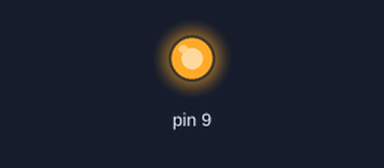
A sketch run on a simulated Arduino Uno, built with avr-gcc and run on an emulated ATmega328P. Parts: output pins drawn as LEDs (lit = HIGH).

Above: at 1.0 s.
At 3.0 s:
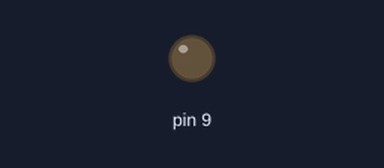
Timing chart, 0 to 5.2 s (numbered marks = the images above):
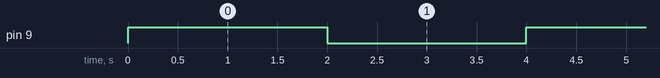

Measured:
- by itself, pin 9: alternates HIGH for 2.0 s and LOW for 2.0 s

The sketch:

Relay_Code.ino
```cpp
void setup() {
 pinMode(9,OUTPUT);
}

void loop() {
 digitalWrite(9,1);
 delay(2000);
 digitalWrite(9,0);
 delay(2000);

}
```
